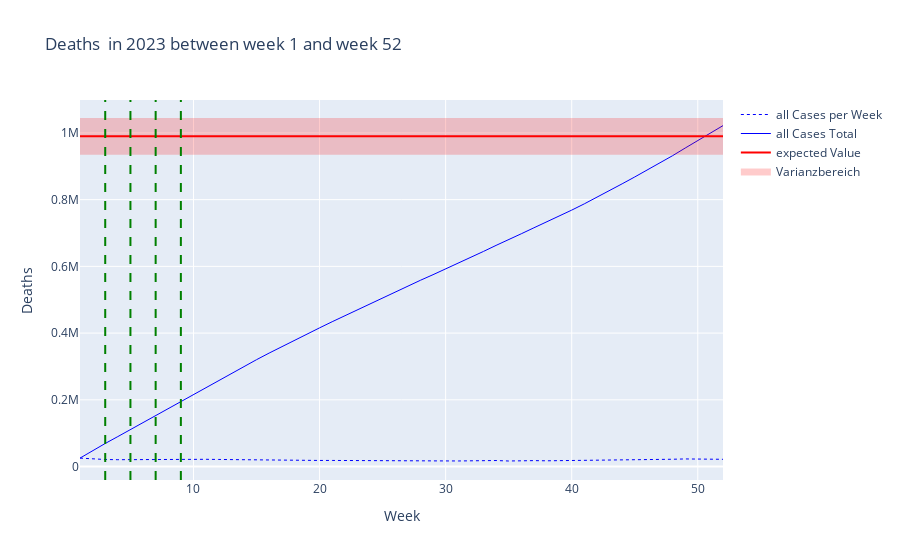

Notebook code cell kept with this figure:
### Code cell
import plotly.graph_objects as go

fig_all = go.Figure()
fig_all.add_trace(go.Scatter(x = data_filtered_all["Week"], y = data_filtered_all["Value"], name = "all Cases per Week", line = dict(color = 'blue', width = 1,dash = 'dot')))
fig_all.add_trace(go.Scatter(x = data_filtered_all["Week"], y = np.cumsum(data_filtered_all["Value"]), name = "all Cases Total", line = dict(color = 'blue', width = 1)))





#fig_all.add_hline(y=expected_value_per_age_group.loc["all", "Value"], line_color = 'red', line_width = 1, name = "Expected all Cases Total")
fig_all.add_trace(go.Scatter(x = data_filtered_all["Week"],y = np.repeat(expected_value_per_age_group.loc["all","Value"],kalenderwochen[1]-kalenderwochen[0]+1), name = "expected Value", line = dict(color = 'red')))


#fig_all.add_hrect(y0=expected_value_per_age_group.loc["all","Value_Low"],y1=expected_value_per_age_group.loc["all","Value_High"],fillcolor = "red", line_width = 0, opacity = 0.2)


#print([expected_value_per_age_group.loc["all","Value"]]*52)
#print([expected_value_per_age_group.loc["all","Value_High"]]*52)
#print([expected_value_per_age_group.loc["all","Value_Low"]]*52)



fig_all.add_trace(go.Scatter(
    x = data_filtered_all["Week"].tolist() + data_filtered_all["Week"].tolist()[::-1] ,
    y = [expected_value_per_age_group.loc["all","Value_High"]]* (kalenderwochen[1]-kalenderwochen[0]+1) + [expected_value_per_age_group.loc["all","Value_Low"]]*(kalenderwochen[1]-kalenderwochen[0]+1),
    fill = 'toself',
    fillcolor = "red",
    line_color = "red",
    name = "Varianzbereich",
    opacity=0.2
))



#print(type(np.repeat(expected_value_per_age_group.loc["all","Value_High"],52) + np.repeat(expected_value_per_age_group.loc["all","Value_Low"],52)[::-1]))




fig_all.update_layout(title = f"Deaths  in {year} between week {kalenderwochen[0]} and week {kalenderwochen[1]}",
                        xaxis_title = "Week",
                        yaxis_title = "Deaths")


#print(happenings_filtered)

if show_events:
    for i in happenings_filtered.index:
        #print(happenings_filtered.loc[i,"Week"])
        #print(happenings_filtered.loc[i, "Title"])
        fig_all.add_vline(x = happenings_filtered.loc[i,"Week"], line_width = 2, line_color = "green", line_dash = "dash")

fig_all.show()

### Figure 1 — Plotly figure (JSON) as saved in the notebook; plotly's stock layout.template omitted (floating-point values rounded to 4 significant figures)
{"data": [{"line": {"color": "blue", "dash": "dot", "width": 1}, "name": "all Cases per Week", "type": "scatter", "x": [1, 2, 3, 4, 5, 6, 7, 8, 9, 10, 11, 12, 13, 14, 15, 16, 17, 18, 19, 20, 21, 22, 23, 24, 25, 26, 27, 28, 29, 30, 31, 32, 33, 34, 35, 36, 37, 38, 39, 40, 41, 42, 43, 44, 45, 46, 47, 48, 49, 50, 51, 52], "y": [25380.0, 22700.0, 21220.0, 20630.0, 21080.0, 20490.0, 20980.0, 20890.0, 21040.0, 21940.0, 21810.0, 21340.0, 20730.0, 19940.0, 20120.0, 19850.0, 19300.0, 19040.0, 18880.0, 18370.0, 18370.0, 17990.0, 18380.0, 17830.0, 18080.0, 17020.0, 17140.0, 17730.0, 16770.0, 16920.0, 16860.0, 17450.0, 18440.0, 18140.0, 16730.0, 18090.0, 17860.0, 17330.0, 17610.0, 18140.0, 18750.0, 19440.0, 20220.0, 20370.0, 20570.0, 20770.0, 20980.0, 21980.0, 22890.0, 22530.0, 22890.0, 21820.0]}, {"line": {"color": "blue", "width": 1}, "name": "all Cases Total", "type": "scatter", "x": [1, 2, 3, 4, 5, 6, 7, 8, 9, 10, 11, 12, 13, 14, 15, 16, 17, 18, 19, 20, 21, 22, 23, 24, 25, 26, 27, 28, 29, 30, 31, 32, 33, 34, 35, 36, 37, 38, 39, 40, 41, 42, 43, 44, 45, 46, 47, 48, 49, 50, 51, 52], "y": [25380.0, 48080.0, 69290.0, 89920.0, 111000.0, 131500.0, 152500.0, 173400.0, 194400.0, 216300.0, 238200.0, 259500.0, 280200.0, 300200.0, 320300.0, 340100.0, 359400.0, 378500.0, 397300.0, 415700.0, 434100.0, 452100.0, 470500.0, 488300.0, 506400.0, 523400.0, 540500.0, 558300.0, 575000.0, 592000.0, 608800.0, 626300.0, 644700.0, 662800.0, 679600.0, 697700.0, 715500.0, 732800.0, 750500.0, 768600.0, 787300.0, 806800.0, 827000.0, 847400.0, 867900.0, 888700.0, 909700.0, 931700.0, 954600.0, 977100.0, 1000000.0, 1022000.0]}, {"line": {"color": "red"}, "name": "expected Value", "type": "scatter", "x": [1, 2, 3, 4, 5, 6, 7, 8, 9, 10, 11, 12, 13, 14, 15, 16, 17, 18, 19, 20, 21, 22, 23, 24, 25, 26, 27, 28, 29, 30, 31, 32, 33, 34, 35, 36, 37, 38, 39, 40, 41, 42, 43, 44, 45, 46, 47, 48, 49, 50, 51, 52], "y": [989600.0, 989600.0, 989600.0, 989600.0, 989600.0, 989600.0, 989600.0, 989600.0, 989600.0, 989600.0, 989600.0, 989600.0, 989600.0, 989600.0, 989600.0, 989600.0, 989600.0, 989600.0, 989600.0, 989600.0, 989600.0, 989600.0, 989600.0, 989600.0, 989600.0, 989600.0, 989600.0, 989600.0, 989600.0, 989600.0, 989600.0, 989600.0, 989600.0, 989600.0, 989600.0, 989600.0, 989600.0, 989600.0, 989600.0, 989600.0, 989600.0, 989600.0, 989600.0, 989600.0, 989600.0, 989600.0, 989600.0, 989600.0, 989600.0, 989600.0, 989600.0, 989600.0]}, {"fill": "toself", "fillcolor": "red", "line": {"color": "red"}, "name": "Varianzbereich", "opacity": 0.2, "type": "scatter", "x": [1, 2, 3, 4, 5, 6, 7, 8, 9, 10, 11, 12, 13, 14, 15, 16, 17, 18, 19, 20, 21, 22, 23, 24, 25, 26, 27, 28, 29, 30, 31, 32, 33, 34, 35, 36, 37, 38, 39, 40, 41, 42, 43, 44, 45, 46, 47, 48, 49, 50, 51, 52, 52, 51, 50, 49, 48, 47, 46, 45, 44, 43, 42, 41, 40, 39, 38, 37, 36, 35, 34, 33, 32, 31, 30, 29, 28, 27, 26, 25, 24, 23, 22, 21, 20, 19, 18, 17, 16, 15, 14, 13, 12, 11, 10, 9, 8, 7, 6, 5, 4, 3, 2, 1], "y": [1042000.0, 1042000.0, 1042000.0, 1042000.0, 1042000.0, 1042000.0, 1042000.0, 1042000.0, 1042000.0, 1042000.0, 1042000.0, 1042000.0, 1042000.0, 1042000.0, 1042000.0, 1042000.0, 1042000.0, 1042000.0, 1042000.0, 1042000.0, 1042000.0, 1042000.0, 1042000.0, 1042000.0, 1042000.0, 1042000.0, 1042000.0, 1042000.0, 1042000.0, 1042000.0, 1042000.0, 1042000.0, 1042000.0, 1042000.0, 1042000.0, 1042000.0, 1042000.0, 1042000.0, 1042000.0, 1042000.0, 1042000.0, 1042000.0, 1042000.0, 1042000.0, 1042000.0, 1042000.0, 1042000.0, 1042000.0, 1042000.0, 1042000.0, 1042000.0, 1042000.0, 937700.0, 937700.0, 937700.0, 937700.0, 937700.0, 937700.0, 937700.0, 937700.0, 937700.0, 937700.0, 937700.0, 937700.0, 937700.0, 937700.0, 937700.0, 937700.0, 937700.0, 937700.0, 937700.0, 937700.0, 937700.0, 937700.0, 937700.0, 937700.0, 937700.0, 937700.0, 937700.0, 937700.0, 937700.0, 937700.0, 937700.0, 937700.0, 937700.0, 937700.0, 937700.0, 937700.0, 937700.0, 937700.0, 937700.0, 937700.0, 937700.0, 937700.0, 937700.0, 937700.0, 937700.0, 937700.0, 937700.0, 937700.0, 937700.0, 937700.0, 937700.0, 937700.0]}], "layout": {"shapes": [{"line": {"color": "green", "dash": "dash", "width": 2}, "type": "line", "x0": 7, "x1": 7, "xref": "x", "y0": 0, "y1": 1, "yref": "y domain"}, {"line": {"color": "green", "dash": "dash", "width": 2}, "type": "line", "x0": 9, "x1": 9, "xref": "x", "y0": 0, "y1": 1, "yref": "y domain"}, {"line": {"color": "green", "dash": "dash", "width": 2}, "type": "line", "x0": 5, "x1": 5, "xref": "x", "y0": 0, "y1": 1, "yref": "y domain"}, {"line": {"color": "green", "dash": "dash", "width": 2}, "type": "line", "x0": 3, "x1": 3, "xref": "x", "y0": 0, "y1": 1, "yref": "y domain"}], "title": {"text": "Deaths  in 2023 between week 1 and week 52"}, "xaxis": {"title": {"text": "Week"}}, "yaxis": {"title": {"text": "Deaths"}}}}
